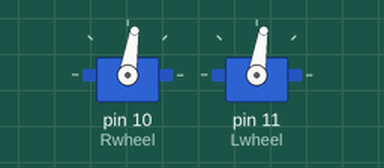
Bench run of a sketch on a simulated Arduino Uno, built with avr-gcc and run on an emulated ATmega328P. Parts: 2 × servo.

Above: at 0.05 s.
At 7.5 s:
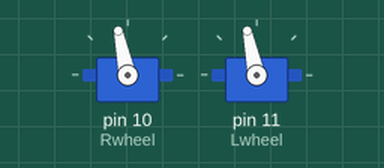
Timing chart, 0 to 13.0 s (numbered marks = the images above):
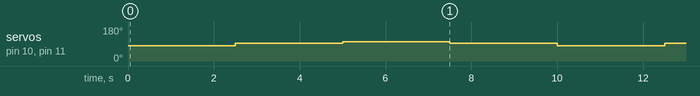

The sketch:

wheeltest.ino
```cpp
#include <Servo.h>

Servo Rwheel;
Servo Lwheel;

void setup() {


Rwheel.attach (10);
Lwheel.attach (11);
}

void loop() {

// Forward
Rwheel.writeMicroseconds(1380);
Lwheel.writeMicroseconds(1380);
delay(2500);

Rwheel.writeMicroseconds(1500);
Lwheel.writeMicroseconds(1500);
delay(2500);

Rwheel.writeMicroseconds(1599);
Lwheel.writeMicroseconds(1600);
delay(2500);

Rwheel.writeMicroseconds(1500);
Lwheel.writeMicroseconds(1500);
delay(2500);
}
```

Measured:
- by itself, servo on pin 10 (Rwheel), servo on pin 11 (Lwheel): repeats every 10.0 s: 102° 2.5 s, 93° 2.5 s, 81° 2.5 s, 93° 2.5 s
